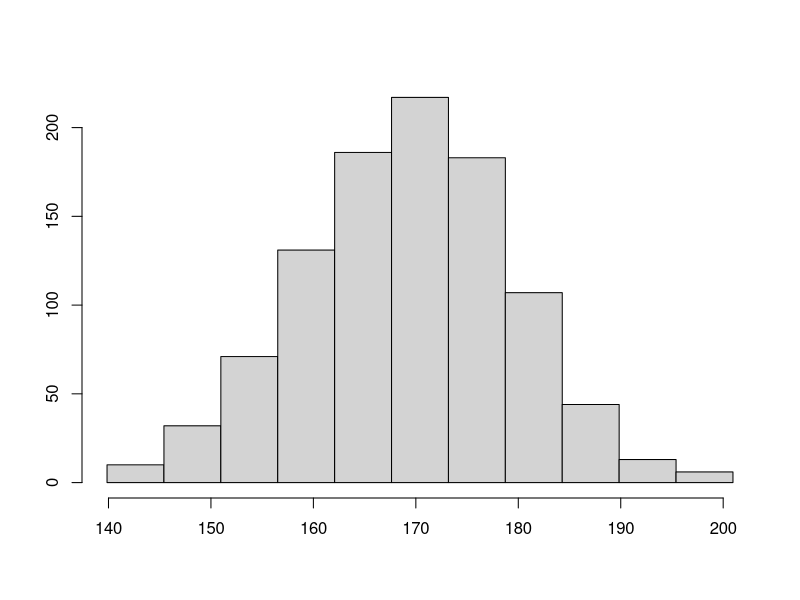
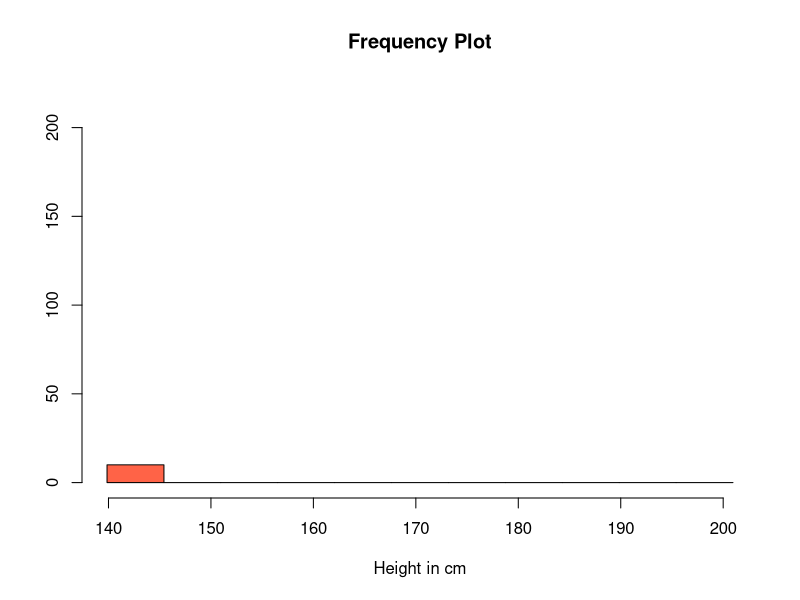
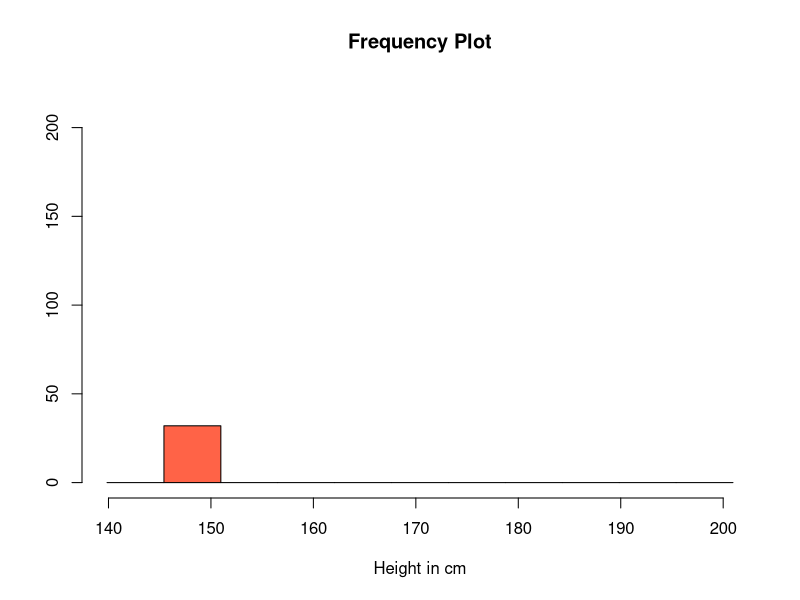
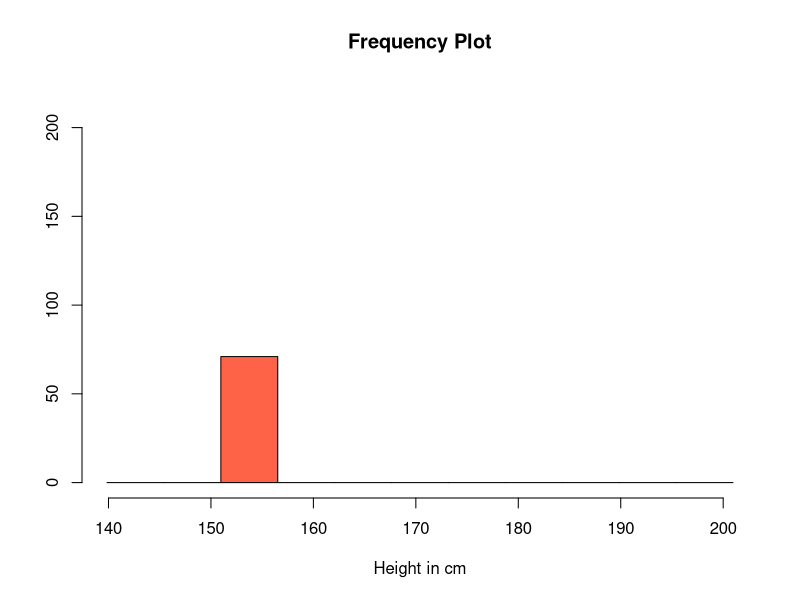
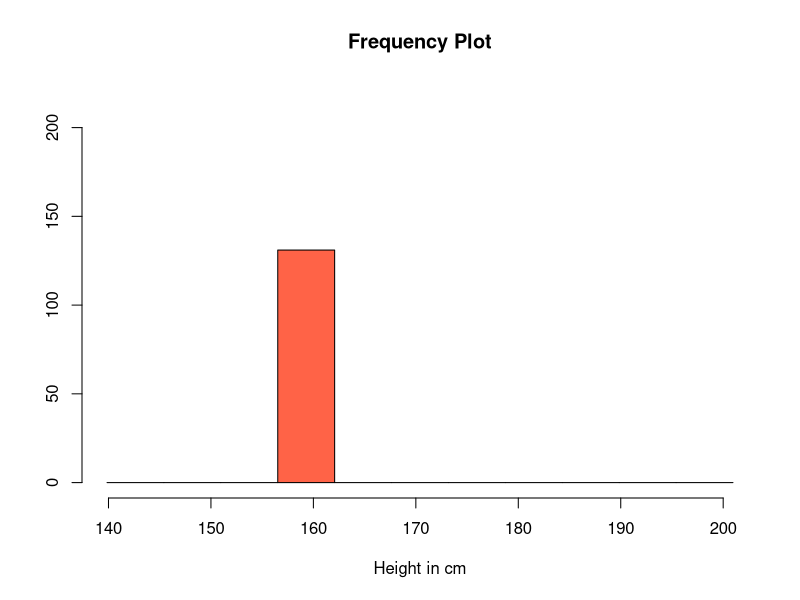
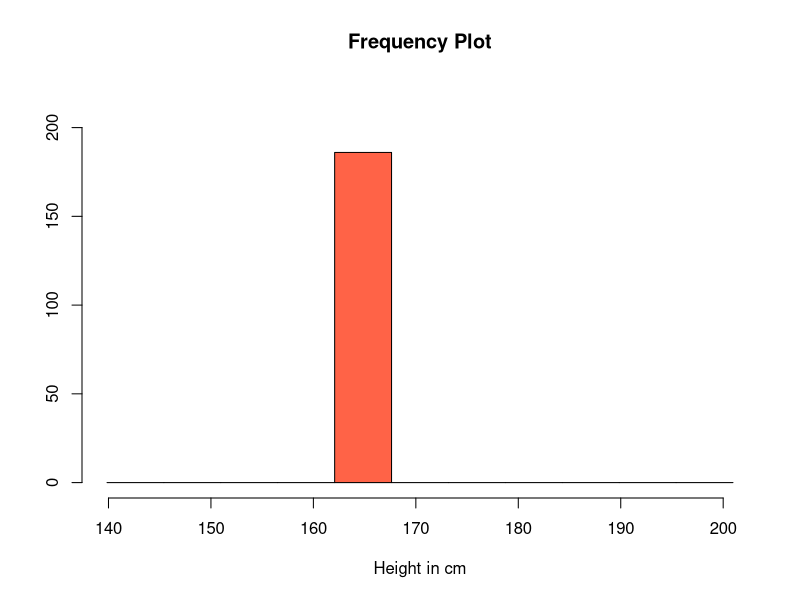
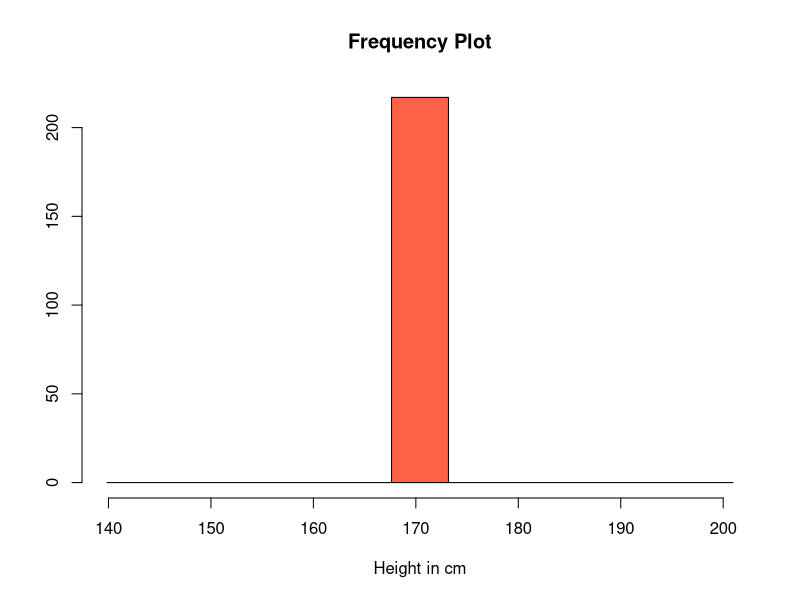
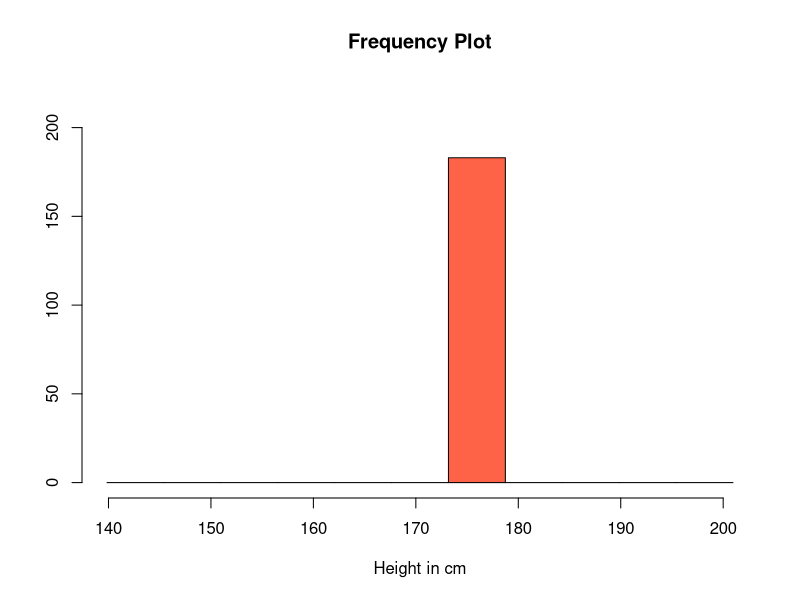

These figures' R source, in order: (Note: this script raises an error after producing the figures.)
library(MASS)
y<-rnorm(1000, 169, 10)


b<-seq(min(y),max(y),l=12)
round(b)
h<-hist(y, xlab="", ylab="", breaks=b, main="")
hp<-h

getwd()
setwd('/home/hanshalbe/Desktop/BayesQuad')
dir.create("example")
setwd("example")

(190-130)/11


for (j in 1:5){

  combs<-combn(1:11,j)

  for (i in 1:ncol(combs)){
    hp$counts<-rep(0,11)
    hp$counts[combs[,i]]<-h$counts[combs[,i]]
    pname<-rep(0,11)
    pname[combs[,i]]<-1
    name<-paste0("h", paste0(pname, collapse = ""), ".png")
    png(name)
    plot(hp, ylab="", xlab="Height in cm", main="Frequency Plot", ylim=c(0,max(h$counts)), col="tomato")
    dev.off()
  }
}

hp$counts<-rep(0,11)
png("h00000000000.png")
plot(hp, ylab="", xlab="Height in cm", main="Frequency Plot", ylim=c(0,max(h$counts)), col="tomato")
dev.off()
